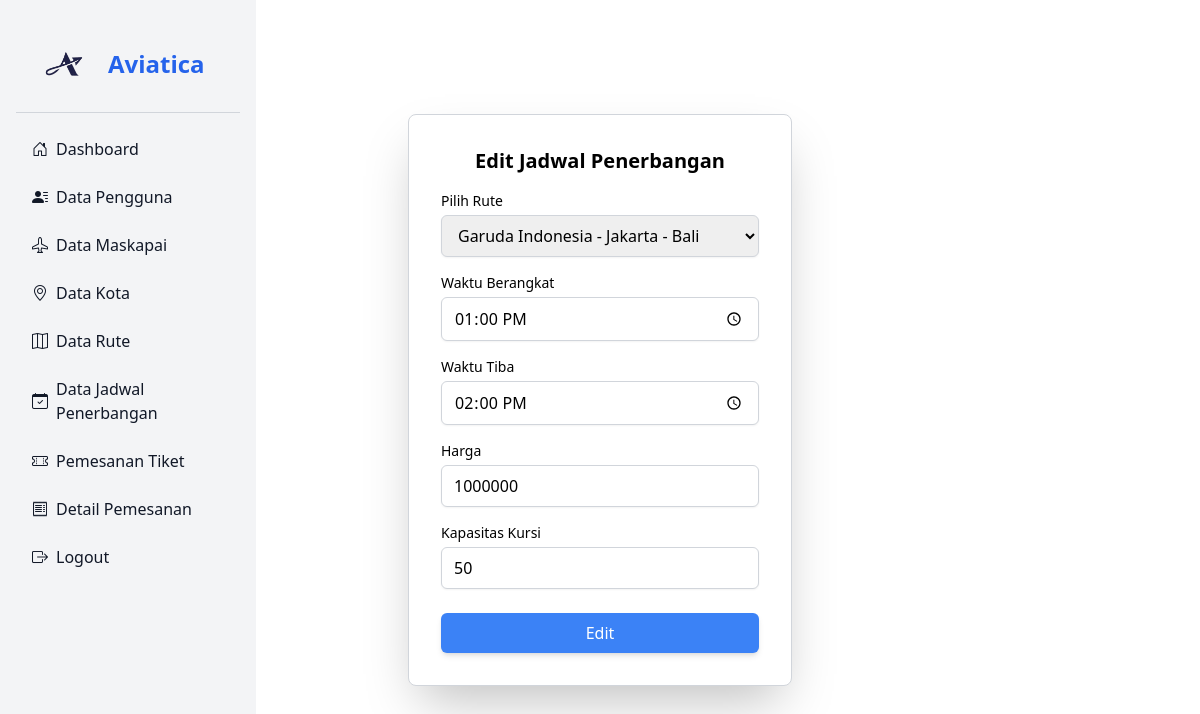
The page /admin/jadwal/edit.php?id=1 (signed in) on the database its author committed.
### tables this page shows
CREATE TABLE `jadwal_penerbangan` (
  `id_jadwal` int(11) NOT NULL,
  `id_rute` int(11) NOT NULL,
  `waktu_berangkat` time NOT NULL,
  `waktu_tiba` time NOT NULL,
  `harga` int(11) NOT NULL,
  `kapasitas_kursi` int(11) DEFAULT NULL
);

CREATE TABLE `maskapai` (
  `id_maskapai` int(11) NOT NULL,
  `logo_maskapai` text,
  `nama_maskapai` varchar(50) NOT NULL
);

CREATE TABLE `rute` (
  `id_rute` int(11) NOT NULL,
  `id_maskapai` int(11) NOT NULL,
  `rute_asal` varchar(100) NOT NULL,
  `rute_tujuan` varchar(100) NOT NULL,
  `tanggal_pergi` date NOT NULL
);

### admin/jadwal/functions.php (called while the page is built, shortened)
<?php
require '../../koneksi.php';
function query($query){
    global $conn;
    $rows = [];
    $result = mysqli_query($conn, $query);
    while($row = mysqli_fetch_assoc($result)){
        $rows[] = $row;
    }
    return $rows;
}

### admin/jadwal/edit.php (the view, shortened to what this page needs)
<?php
require 'functions.php';
$id = $_GET["id"];
$jadwal = query("SELECT * FROM jadwal_penerbangan
INNER JOIN rute ON rute.id_rute = jadwal_penerbangan.id_rute
INNER JOIN maskapai ON rute.id_maskapai = maskapai.id_maskapai WHERE id_jadwal = '$id'")[0];
?>
<?php require '../../layouts/sidebar_admin.php'; ?>
<div class="flex items-center justify-center min-h-screen bg-white">
    <div class="bg-white p-8 rounded-lg shadow-2xl border border-gray-300 w-96">
        <h2 class="text-xl font-bold text-center mb-4">Edit Jadwal Penerbangan</h2>
        <form action="" method="POST">
            <label for="id_rute" class="block text-sm font-medium">Pilih Rute</label>
            <select name="id_rute" id="id_rute" class="w-full px-3 py-2 mt-1 border border-gray-300 rounded-md shadow-sm focus:outline-none focus:ring-2 focus:ring-blue-400">
                <option value="<?= htmlspecialchars($jadwal["id_rute"]); ?>">
                    <?= htmlspecialchars($jadwal["nama_maskapai"] . " - " . $jadwal["rute_asal"] . " - " . $jadwal["rute_tujuan"]); ?>
                </option>
            </select>
            <label for="waktu_berangkat" class="block text-sm font-medium mt-4">Waktu Berangkat</label>
            <input type="time" name="waktu_berangkat" id="waktu_berangkat" value="<?= htmlspecialchars($jadwal["waktu_berangkat"]); ?>"
                class="w-full px-3 py-2 mt-1 border border-gray-300 rounded-md shadow-sm focus:outline-none focus:ring-2 focus:ring-blue-400">
            <label for="waktu_tiba" class="block text-sm font-medium mt-4">Waktu Tiba</label>
            <input type="time" name="waktu_tiba" id="waktu_tiba" value="<?= htmlspecialchars($jadwal["waktu_tiba"]); ?>"
                class="w-full px-3 py-2 mt-1 border border-gray-300 rounded-md shadow-sm focus:outline-none focus:ring-2 focus:ring-blue-400">
            <label for="harga" class="block text-sm font-medium mt-4">Harga</label>
            <input type="number" name="harga" id="harga" value="<?= htmlspecialchars($jadwal["harga"]); ?>"
                class="w-full px-3 py-2 mt-1 border border-gray-300 rounded-md shadow-sm focus:outline-none focus:ring-2 focus:ring-blue-400">
            <label for="kapasitas_kursi" class="block text-sm font-medium mt-4">Kapasitas Kursi</label>
            <input type="number" name="kapasitas_kursi" id="kapasitas_kursi" value="<?= htmlspecialchars($jadwal["kapasitas_kursi"]); ?>"
                class="w-full px-3 py-2 mt-1 border border-gray-300 rounded-md shadow-sm focus:outline-none focus:ring-2 focus:ring-blue-400">
            <button type="submit" name="edit" class="w-full mt-6 bg-blue-500 text-white py-2 rounded-md shadow-md hover:bg-blue-600 transition duration-200">Edit</button>
        </form>
    </div>
</div>

### rows shown on the page
jadwal_penerbangan: id_rute "Garuda Indonesia - Jakarta - Bali", waktu_berangkat "13:00:00", waktu_tiba "14:00:00", harga "1000000", kapasitas_kursi "50"
